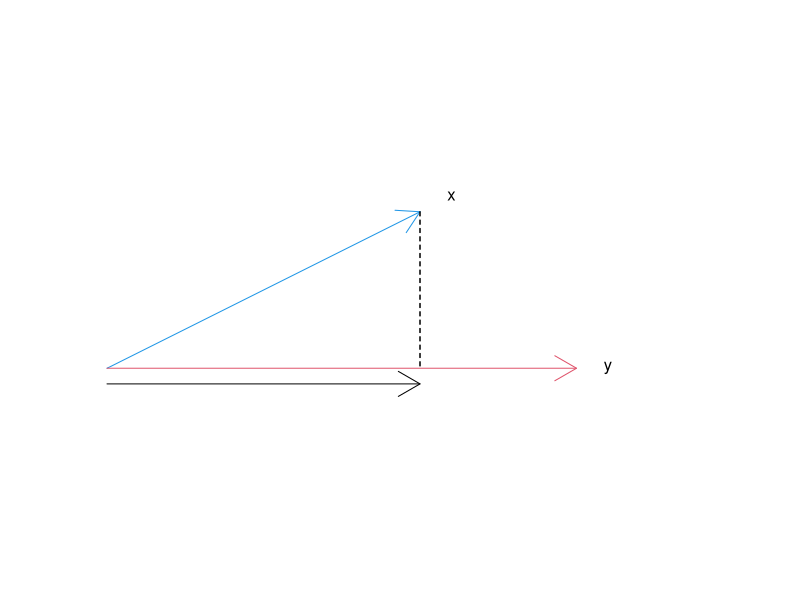
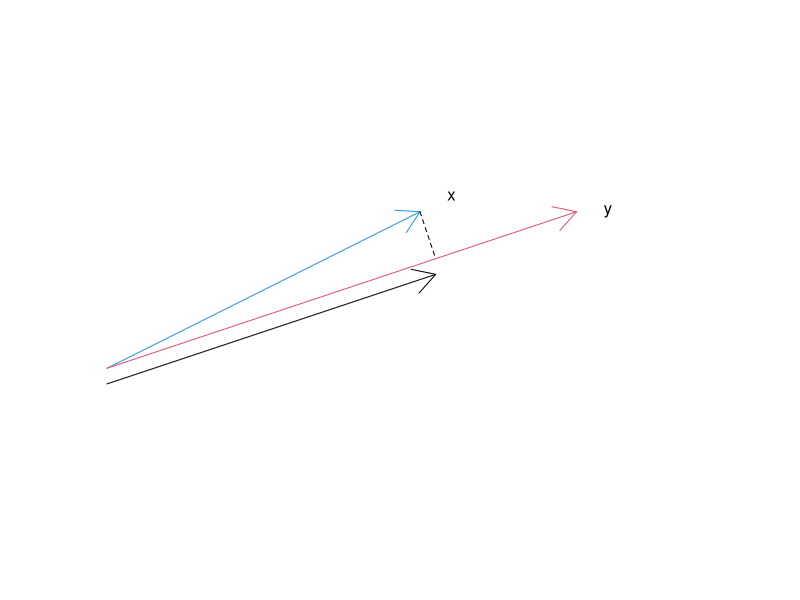

Reproduce these figures in R, in order.
###Assignment 1

remove(list = ls())

###Exercise 3

### a)
x = 0
y = 0
x1 = c(2,1)
y1 = c(3,0)

lx1 = sqrt(sum(x1^2))
ly1 = sqrt(sum(y1^2))
projxy = (((t(y1)%*%x1)/ly1)%*%(1/ly1))%*%y1
projxy

plot(x,y,xlim=c(0,4),ylim=c(-0.2,1.2),type="n",axes=FALSE,frame.plot=FALSE,ann=FALSE,asp=1)
arrows(0,0,2,1,col = 4)
arrows(0,0,3,0,col = 2)
arrows(0,-0.1,2,-0.1)
arrows(2,1,projxy[1,1],projxy[1,2], lty = 2, code = 0)
arrows(2,1,2,0, lty = 2, code = 0)
text(2.2,1.1,"x")
text(3.2,0,"y")

### b)
x = 0
y = 0
x1 = c(2,1)
y1 = c(3,1)

lx1 = sqrt(sum(x1^2))
ly1 = sqrt(sum(y1^2))
projxy = (((t(y1)%*%x1)/ly1)%*%(1/ly1))%*%y1
projxy

plot(x,y,xlim=c(0,4),ylim=c(-0.2,1.2),type="n",axes=FALSE,frame.plot=FALSE,ann=FALSE,asp=1)
arrows(0,0,2,1,col = 4)
arrows(0,0,3,1,col = 2)
arrows(0,-0.1,projxy[1,1],projxy[1,2] -0.1)
arrows(2,1,projxy[1,1],projxy[1,2], lty = 2, code = 0)
text(2.2,1.1,"x")
text(3.2,1,"y")

### c) 
?plot
#Mit asp wird das Längenverhätnis zischen den Einheiten der y-Achse und der x-Achse (y/x) bestimmt.
#asp = 1 sgarantiert, dass das Verhältnis, zwischen den Längeneinheiten 1 beträgt. 

